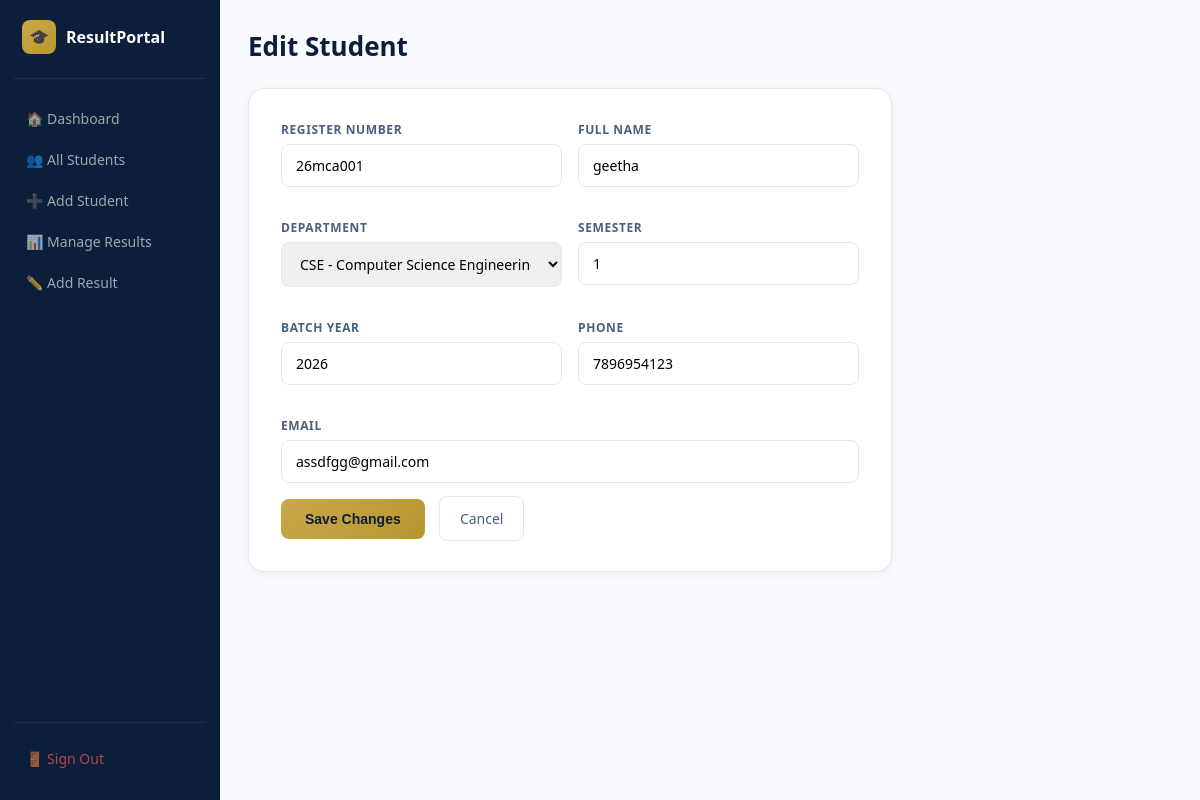
Page /admin-panel/students/edit/1/ (signed in) on the committed database.
### results/models.py (models this page shows, shortened)
class Student(models.Model):
    user = models.OneToOneField(CustomUser, on_delete=models.CASCADE, related_name='student_profile')
    register_number = models.CharField(max_length=20, unique=True)
    full_name = models.CharField(max_length=150)
    department = models.ForeignKey(Department, on_delete=models.SET_NULL, null=True)
    semester = models.PositiveIntegerField(default=1, validators=[MinValueValidator(1), MaxValueValidator(8)])
    batch_year = models.IntegerField(default=2024)
    phone = models.CharField(max_length=15, blank=True)
    email = models.EmailField(blank=True)
    photo = models.ImageField(upload_to='students/', blank=True, null=True)
    created_at = models.DateTimeField(auto_now_add=True)

### results/views.py (the view)
# urls.py: path('admin-panel/students/edit/<int:pk>/', views.edit_student, name='edit_student'),
@login_required
def edit_student(request, pk):
    if request.user.role != 'admin':
        return redirect('student_dashboard')
    student = get_object_or_404(Student, pk=pk)
    if request.method == 'POST':
        form = StudentForm(request.POST, request.FILES, instance=student)
        if form.is_valid():
            form.save()
            messages.success(request, 'Student updated!')
            return redirect('student_list')
    else:
        form = StudentForm(instance=student)
    return render(request, 'results/edit_student.html', {
        'form': form, 'student': student
    })

### results/forms.py
class StudentForm(forms.ModelForm):
    class Meta:
        model = Student
        fields = ['register_number', 'full_name', 'department', 'semester', 'batch_year', 'phone', 'email', 'photo']
        widgets = {
            'register_number': forms.TextInput(attrs={'class': 'form-input', 'placeholder': 'e.g. 22CSE001'}),
            'full_name': forms.TextInput(attrs={'class': 'form-input', 'placeholder': 'Full Name'}),
            'department': forms.Select(attrs={'class': 'form-input'}),
            'semester': forms.NumberInput(attrs={'class': 'form-input', 'min': 1, 'max': 8}),
            'batch_year': forms.NumberInput(attrs={'class': 'form-input', 'min': 2000}),
            'phone': forms.TextInput(attrs={'class': 'form-input', 'placeholder': '+91 XXXXXXXXXX'}),
            'email': forms.EmailInput(attrs={'class': 'form-input', 'placeholder': 'student@email.com'}),
            'photo': forms.FileInput(attrs={'class': 'form-input'}),
        }

### results/models.py (called while the page is built)
    def __str__(self):
        return f"{self.code} - {self.name}"

### results/templates/results/edit_student.html (shortened to what this page needs)
<!DOCTYPE html>
<html lang="en">
<head>
</head>
<body>
<aside class="sidebar">
  <div class="brand"><div class="brand-icon">🎓</div><span class="brand-name">ResultPortal</span></div>
  <a href="{% url 'admin_dashboard' %}" class="nav-link">🏠 Dashboard</a>
  <a href="{% url 'student_list' %}" class="nav-link">👥 All Students</a>
  <a href="{% url 'add_student' %}" class="nav-link">➕ Add Student</a>
  <a href="{% url 'manage_results' %}" class="nav-link">📊 Manage Results</a>
  <a href="{% url 'add_result' %}" class="nav-link">✏️ Add Result</a>
  <div class="sidebar-footer">
    <a href="{% url 'logout' %}" class="nav-link" style="color:rgba(224,80,80,0.8)">🚪 Sign Out</a>
  </div>
</aside>
<main class="main">
  <h1 class="page-title">Edit Student</h1>
  <div class="form-card">
    <form method="POST" enctype="multipart/form-data">
      <div class="form-grid">
        <div class="form-group"><label>Register Number</label>{{ form.register_number }}</div>
        <div class="form-group"><label>Full Name</label>{{ form.full_name }}</div>
        <div class="form-group"><label>Department</label>{{ form.department }}</div>
        <div class="form-group"><label>Semester</label>{{ form.semester }}</div>
        <div class="form-group"><label>Batch Year</label>{{ form.batch_year }}</div>
        <div class="form-group"><label>Phone</label>{{ form.phone }}</div>
        <div class="form-group full"><label>Email</label>{{ form.email }}</div>
      </div>
      <button type="submit" class="btn-primary">Save Changes</button>
      <a href="{% url 'student_list' %}" class="btn-secondary">Cancel</a>
    </form>
  </div>
</main>
</body>
</html>

### results/templates/results/edit_student.html (style rules this page uses)
* { box-sizing:border-box;margin:0;padding:0 }
body { font-family:'Segoe UI',sans-serif;background:#F8FAFD;display:flex;min-height:100vh; }
.sidebar { width:220px;background:#0B1F3A;flex-shrink:0;padding:20px 14px;position:fixed;top:0;left:0;height:100vh;display:flex;flex-direction:column; }
.brand { display:flex;align-items:center;gap:10px;padding:0 8px 24px;border-bottom:1px solid rgba(255,255,255,0.08);margin-bottom:20px; }
.brand-icon { width:34px;height:34px;background:linear-gradient(135deg,#C9A84C,#B8962E);border-radius:8px;display:flex;align-items:center;justify-content:center;font-size:16px; }
.brand-name { font-size:16px;font-weight:700;color:white; }
.nav-link { display:flex;align-items:center;gap:10px;padding:10px 12px;border-radius:8px;margin-bottom:2px;color:rgba(255,255,255,0.6);font-size:14px;text-decoration:none; }
.sidebar-footer { margin-top:auto;padding-top:16px;border-top:1px solid rgba(255,255,255,0.08); }
.main { margin-left:220px;flex:1;padding:28px;max-width:700px; }
.page-title { font-size:26px;font-weight:700;color:#0B1F3A;margin-bottom:24px; }
.form-card { background:white;border-radius:16px;border:1px solid #E2E8F0;padding:32px;box-shadow:0 2px 8px rgba(11,31,58,0.05); }
.form-grid { display:grid;grid-template-columns:1fr 1fr;gap:16px; }
.form-group { margin-bottom:16px; }
.form-group.full { grid-column:1/-1; }
label { display:block;font-size:12px;font-weight:600;color:#4A6080;text-transform:uppercase;letter-spacing:0.6px;margin-bottom:6px; }
input,select { width:100%;padding:11px 14px;border:1px solid #E2E8F0;border-radius:8px;font-size:14px;font-family:'Segoe UI',sans-serif;outline:none; }
.btn-primary { background:linear-gradient(135deg,#C9A84C,#B8962E);color:#0B1F3A;font-weight:700;border:none;padding:12px 24px;border-radius:8px;font-size:14px;cursor:pointer; }
.btn-secondary { background:white;color:#4A6080;border:1px solid #E2E8F0;padding:12px 20px;border-radius:8px;font-size:14px;cursor:pointer;text-decoration:none;margin-left:10px; }

### rows in the picture
Student: register_number "26mca001", full_name "geetha", department "CSE - Computer Science Engineering", semester "1", batch_year "2026", phone "7896954123", email "assdfgg@gmail.com"
